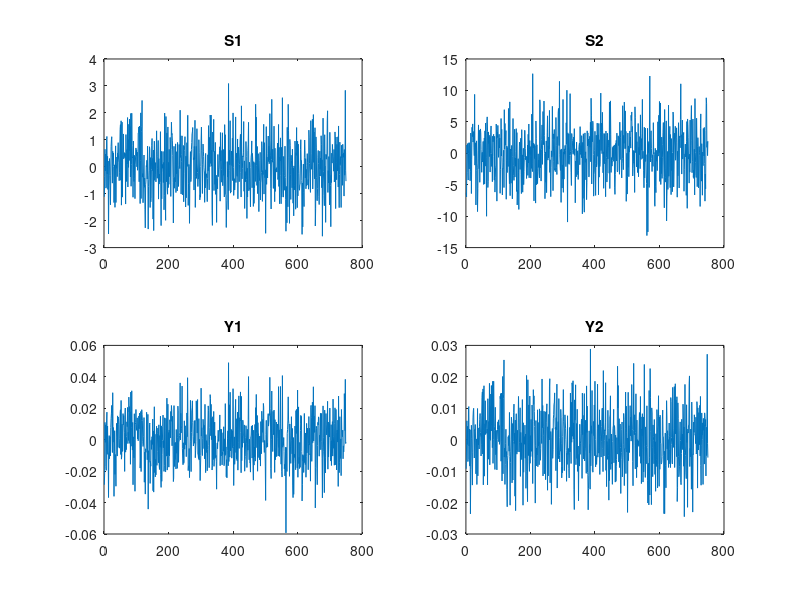

This figure's MATLAB source:
%%%%%%%%%%%%%%%%%%%%%%%%%%%%%%%%%%%%%%%%%%%%%%%%%%%
%Assignment C part 1
%%%%%%%%%%%%%%%%%%%%%%%%%%%%%%%%%%%%%%%%%%%%%%%%%%%
clear

eta = 0.01;
error=1e-2;
iter=100;   %70;
n= 750;      %50;  %number of elements

%Initialize the weights with random values
W = 0.01*rand(2,2);

%Mixing matrix
A = ([1 -1; 1 2]);

%Variance for the sources
Svar1 =1;
Svar2 =4;

%Generate the sources
S = double(zeros(2,n));
S(1,:) = normrnd(0,Svar1,n,1);
S(2,:) = normrnd(0,Svar2,n,1);

%Observation vector X = Source * mixer matrix
X = A*S;
 
%%%%%%%%%%%%%%%%%%%%%%%%%%%%%%%%%%%%%%%%%%%%%%%%
%Plots
%%%%%%%%%%%%%%%%%%%%%%%%%%%%%%%%%%%%%%%%%%%%%%%%
%Plot Histogram of S1
subplot(3,1,1)
hist(S(1,:))
axis([-15 15 0 250])    %[xmin xmax ymin ymax]
title('Histogram of S1')
drawnow

%Plot Histogram of S2
subplot(3,1,2)
hist(S(2,:))
axis([-15 15 0 250])    %[xmin xmax ymin ymax]
title('Histogram of S2');
drawnow

%Plot X1,X2
subplot(3,1,3)
plot(X(1,:),X(2,:),'x');
title('Two-dimensional distribution of the signals X1 and X2');
xlabel('X1');
ylabel('X2');
drawnow
pause(2);
I = double(zeros(n));

%%%%%%%%%%%%%%%%%%%%%%%%%%%%%%%%%%%%%%%%%%%%%%%%%%%%%%%%%%%%%%%%%%%%%%%%%%
%Training Phase
%%%%%%%%%%%%%%%%%%%%%%%%%%%%%%%%%%%%%%%%%%%%%%%%%%%%%%%%%%%%%%%%%%%%%%%%%%
%%%%%%%%%%%%%%%%%%%%%%%%%%%%%%%%%%%%%%%%%%%%%%%%%%%%%%%%%%%%%%%%%%%%%%%%%%
%Source:
%http://www.mathworks.com/matlabcentral/fileexchange/
%6267-neural-networks-a-comprehensive-foundation-2e-book-companion-software/
%content/haykin/ica.m
%%%%%%%%%%%%%%%%%%%%%%%%%%%%%%%%%%%%%%%%%%%%%%%%%%%%%%%%%%%%%%%%%%%%%%%%%%%
for i=1:iter

 %Demixing X with W
 y=W*X;

 %Activation function
 f=(3/4)*y.^11+(25/4)*y.^9+(-14/3)*y.^7+(-47/4)*y.^5+(29/4)*y.^3;
 I = eye(2);
 dW=(I-f*y')*W;

 %Update the weight
 W=W+ eta*dW;

% Break if Algorithm diverges
 if (sum(sum(isnan(W)))>0) flag=1; break; end
   max(max(abs(dW)));

% Break if Algorithm converges-- max weight update is less than error
 if (max(max(abs(dW)))<error & i>10) break; end;

end

%%%%%%%%%%%%%%%%%%%%%%%%%%%%%%%%%%%%%%%%%%%%%%%%
%Plots
%%%%%%%%%%%%%%%%%%%%%%%%%%%%%%%%%%%%%%%%%%%%%%%%
%Plot of S1
subplot(2,2,1)
plot(S(1,:))
title('S1')
drawnow

%Plot of S2
subplot(2,2,2)
plot(S(2,:))
title('S2');
drawnow

%Plot of Y1
subplot(2,2,3)
plot(y(1,:))
title('Y1');
drawnow

%Plot of Y2
subplot(2,2,4)
plot(y(2,:))
title('Y2');
drawnow




